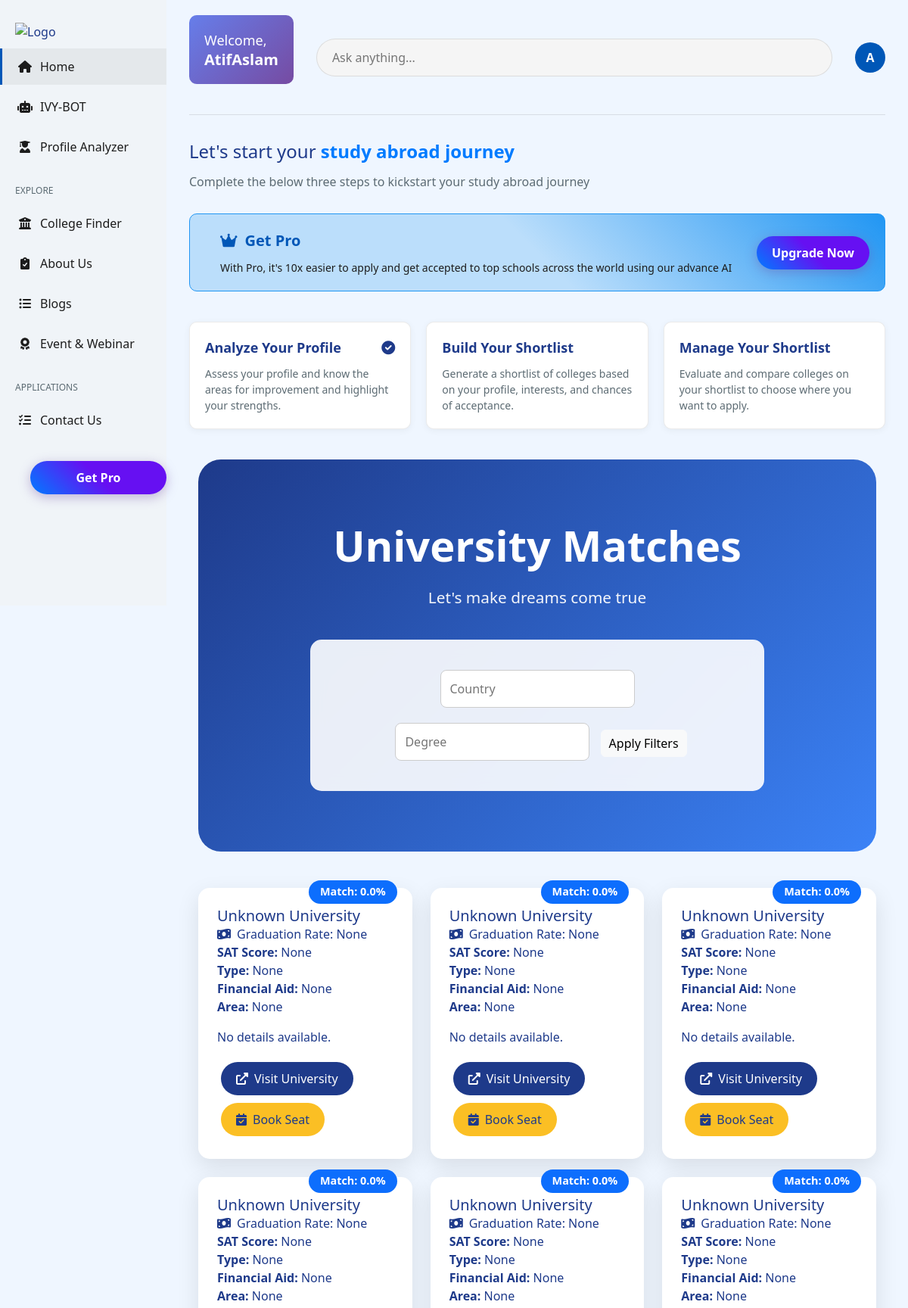
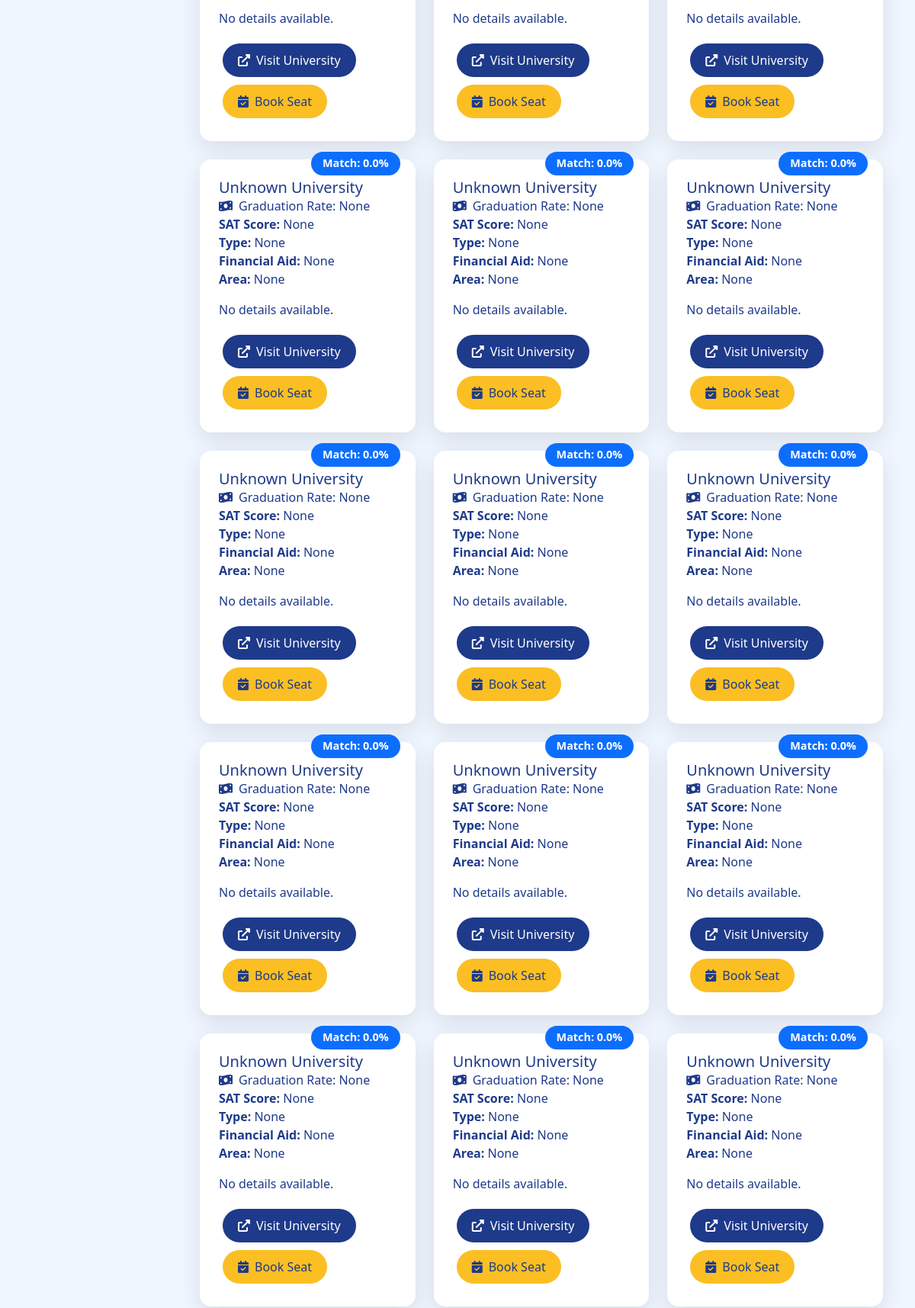
The page /university/ (signed in, upper part) on the database its author committed (2 pictures, top to bottom).
### myapp/models.py (models this page shows, shortened)
class User(AbstractUser):
    phone_number = models.CharField(max_length=15, blank=True, null=True)
    groups = models.ManyToManyField(
        'auth.Group',
        related_name='custom_user_set',
        blank=True,
        help_text='The groups this user belongs to.',
        verbose_name='groups',
    )
    user_permissions = models.ManyToManyField(
        'auth.Permission',
        related_name='custom_user_set',
        blank=True,
        help_text='Specific permissions for this user.',
        verbose_name='user permissions',
    )

class UserUniversityMatch(models.Model):
    user = models.ForeignKey(User, on_delete=models.CASCADE)
    university_name = models.CharField(max_length=255)  # ✅ Ensure this exists
    university_url = models.URLField(blank=True, null=True)
    match_score = models.FloatField(default=0)
    tuition_fee = models.CharField(max_length=255, blank=True, null=True)
    description = models.TextField(blank=True, null=True)
    address = models.CharField(max_length=255, blank=True, null=True)  # ✅ Added address
    area = models.CharField(max_length=100, blank=True, null=True)  # ✅ Added area
    financial_aid = models.CharField(max_length=100, blank=True, null=True)  # ✅ Added financial aid
    graduation_rate = models.CharField(max_length=100, blank=True, null=True)  # ✅ Added graduation rate
    organization_type = models.CharField(max_length=100, blank=True, null=True)  # ✅ Added organization type
    sat_score = models.CharField(max_length=100, blank=True, null=True)  # ✅ Added SAT score
    year = models.CharField(max_length=50, blank=True, null=True)  # ✅ Added year field

### myapp/views.py (the view)
# urls.py: path('university/', views.university_recommendations, name='university_recommendations'),
@login_required
def university_recommendations(request):
    if not request.user.is_authenticated:
        return redirect('login')
    profile = request.user.profile
    profile_complete = all([
        profile.degree,
        profile.interests,
        profile.study_country,
        profile.exam_type
    ])
    matches = []
    if profile_complete:
        matches = UserUniversityMatch.objects.filter(user=request.user)
    context = {
        'matches': matches,
        'profile_complete': profile_complete,
        'user': request.user
    }
    return render(request, 'university.html', context)

### myapp/templates/university.html (shortened to what this page needs)
<!DOCTYPE html>
<html lang="en">
<head>
    <link rel="stylesheet" href="https://cdn.jsdelivr.net/npm/bootstrap@5.3.0/dist/css/bootstrap.min.css">
    <link rel="stylesheet" href="https://cdnjs.cloudflare.com/ajax/libs/font-awesome/6.0.0-beta3/css/all.min.css">
</head>
<body>
    <div class="sidebar">
                <img src="https://letsunbound.com/wp-content/uploads/2024/08/Logo-001-01-e1724852823632.png" class="logo" alt="Logo" onclick="window.location.href='https://letscrackwithunbound.pythonanywhere.com/'">
        <ul class="sidebar-menu">
            <li><a href="https://letscrackwithunbound.pythonanywhere.com/" class="active"><i class="fas fa-home"></i>Home</a></li>
            <li><a href="/dorai/"><i class="fas fa-robot"></i> IVY-BOT</a></li>
            <li><a href="/analysis/"><i class="fas fa-user-graduate"></i> Profile Analyzer</a></li>
        </ul>
        <div class="sidebar-section">Explore</div>
        <ul class="sidebar-menu">
            <li><a href="/colleges/"><i class="fas fa-university"></i> College Finder</a></li>
            <li><a href="https://letsunbound.com/about-us/"><i class="fas fa-clipboard-check"></i>About Us</a></li>
            <li><a href="https://letsunbound.com/blog/"><i class="fas fa-list-ul"></i> Blogs</a></li>
            <li><a href="https://letsunbound.com/eventswebinar/"><i class="fas fa-award"></i>Event & Webinar</a></li>
        </ul>
        <div class="sidebar-section">Applications</div>
        <ul class="sidebar-menu">
            <li><a href="https://letsunbound.com/contact-page/"><i class="fas fa-tasks"></i> Contact Us</a></li>
        </ul>
        <div style="padding: 0 20px; margin-top: 30px;">
            <button class="btn btn-pro w-100">Get Pro</button>
        </div>
    </div>
    {% load static %}
    <div class="main-content">
        <div class="header">
            <div class="welcome">
                Welcome,
<h5 class="profile-name">{{ user.get_full_name }}</h5>            </div>
            <div class="search-container">
                <input type="text" class="search-box" placeholder="Ask anything...">
            </div>
            <div class="user-profile">
<div class="user-avatar">{{ user.get_full_name|slice:":1"|join:""|capfirst }}</div>
            </div>
        </div>
        <div class="journey-title">Let's start your <strong style="color:#007bff">study abroad journey</strong></div>
        <div class="journey-subtitle">Complete the below three steps to kickstart your study abroad journey</div>
<div class="pro-banner">
            <div class="pro-content">
                <div class="pro-title">
                    <i class="fas fa-crown"></i> Get Pro
                </div>
                <div class="pro-description">
                    With Pro, it's 10x easier to apply and get accepted to top schools across the world using our advance AI
                </div>
            </div>
            <button class="btn-pro">Upgrade Now</button>
        </div>
        <div class="step-cards">
            <div class="step-card">
                <div class="step-card-title">
                    Analyze Your Profile
                    <span class="completed"><i class="fas fa-check-circle"></i></span>
                </div>
                <div class="step-card-content">
                    Assess your profile and know the areas for improvement and highlight your strengths.
                </div>
            </div>
            <div class="step-card">
                <div class="step-card-title">
                    Build Your Shortlist
                </div>
                <div class="step-card-content">
                    Generate a shortlist of colleges based on your profile, interests, and chances of acceptance.
                </div>
            </div>
            <div class="step-card">
                <div class="step-card-title">
                    Manage Your Shortlist
                </div>
                <div class="step-card-content">
                    Evaluate and compare colleges on your shortlist to choose where you want to apply.
                </div>
            </div>
        </div>
             <div class="container" style="height:600px;">
        <div class="hero-section">
            <h1 class="hero-title animate__animated animate__fadeIn">University Matches</h1>
            <p class="hero-subtitle animate__animated animate__fadeIn animate__delay-1s">Let's make dreams come true</p>
            {% if not profile_complete %}
            <div class="profile-completion-card animate__animated animate__fadeIn animate__delay-2s">
                <h3><i class="fas fa-lock me-3"></i>Complete Your Profile</h3>
                <p>To unlock personalized university matches, please complete your profile with additional details.</p>
                <button class="btn btn-complete-profile" data-bs-toggle="modal" data-bs-target="#profileModal">
                    <i class="fas fa-user-edit me-2"></i>Complete Profile
                </button>
            </div>
            {% else %}
            <div class="filter-section">
                <form id="filterForm">
                    <input type="text" id="countryFilter" placeholder="Country">
                    <input type="text" id="degreeFilter" placeholder="Degree">
                    <button type="button" class="btn btn-light" onclick="applyFilters()">Apply Filters</button>
                </form>
            </div>
            {% endif %}
        </div>
        <div class="row mt-5 {% if not profile_complete %}university-matches-blur{% endif %}">
            {% if matches %}
                {% for match in matches %}
                <div class="col-md-6 col-lg-4 mb-4 fade-in {% if forloop.counter == 1 %}delay-1{% elif forloop.counter == 2 %}delay-2{% elif forloop.counter == 3 %}delay-3{% elif forloop.counter == 4 %}delay-4{% elif forloop.counter == 5 %}delay-5{% elif forloop.counter == 6 %}delay-6{% elif forloop.counter == 7 %}delay-7{% elif forloop.counter == 8 %}delay-8{% else %}delay-9{% endif %}">
                    <div class="university-card">
                        <span class="badge bg-primary match-score">Match: {{ match.match_score }}%</span>
                        <h5 class="card-title">{{ match.university_name }}</h5>
                        <p class="tuition-fee">
                            <i class="fas fa-money-bill-wave me-2"></i>Graduation Rate: {{ match.graduation_rate }}<br>
                            <strong>SAT Score:</strong> {{ match.sat_score }} <br>
                            <strong>Type:</strong> {{ match.organization_type }} <br>
                            <strong>Financial Aid:</strong> {{ match.financial_aid }} <br>
                            <strong>Area:</strong> {{ match.area }} <br>
                        </p>
                        <p class="university-description">{{ match.description|truncatewords:20 }}</p>
                        <a href="{{ match.university_url }}" class="btn btn-visit" target="_blank">
                            <i class="fas fa-external-link-alt me-2"></i>Visit University
                        </a>
                        <button class="btn btn-book-seat" onclick="bookSeat('{{ match.university_name }}', '{{ match.area }}', '{{ match.graduation_rate }}', '{{ match.organization_type }}', '{{ match.financial_aid }}')">
                            <i class="fas fa-calendar-check me-2"></i>Book Seat
                        </button>
                    </div>
                </div>
                {% endfor %}
            {% endif %}
        </div>
</div>
    </div>
</body>
</html>

### rows shown on the page
User: get_full_name "AtifAslam", get_full_name "A"
UserUniversityMatch: match_score "0.0", university_name "Unknown University", graduation_rate "None", sat_score "None", organization_type "None", financial_aid "None", area "None", description "No details available."
UserUniversityMatch: match_score "0.0", university_name "Unknown University", graduation_rate "None", sat_score "None", organization_type "None", financial_aid "None", area "None", description "No details available."
UserUniversityMatch: match_score "0.0", university_name "Unknown University", graduation_rate "None", sat_score "None", organization_type "None", financial_aid "None", area "None", description "No details available."
UserUniversityMatch: match_score "0.0", university_name "Unknown University", graduation_rate "None", sat_score "None", organization_type "None", financial_aid "None", area "None", description "No details available."
UserUniversityMatch: match_score "0.0", university_name "Unknown University", graduation_rate "None", sat_score "None", organization_type "None", financial_aid "None", area "None", description "No details available."
UserUniversityMatch: match_score "0.0", university_name "Unknown University", graduation_rate "None", sat_score "None", organization_type "None", financial_aid "None", area "None", description "No details available."
UserUniversityMatch: match_score "0.0", university_name "Unknown University", graduation_rate "None", sat_score "None", organization_type "None", financial_aid "None", area "None", description "No details available."
UserUniversityMatch: match_score "0.0", university_name "Unknown University", graduation_rate "None", sat_score "None", organization_type "None", financial_aid "None", area "None", description "No details available."
UserUniversityMatch: match_score "0.0", university_name "Unknown University", graduation_rate "None", sat_score "None", organization_type "None", financial_aid "None", area "None", description "No details available."
UserUniversityMatch: match_score "0.0", university_name "Unknown University", graduation_rate "None", sat_score "None", organization_type "None", financial_aid "None", area "None", description "No details available."
UserUniversityMatch: match_score "0.0", university_name "Unknown University", graduation_rate "None", sat_score "None", organization_type "None", financial_aid "None", area "None", description "No details available."
UserUniversityMatch: match_score "0.0", university_name "Unknown University", graduation_rate "None", sat_score "None", organization_type "None", financial_aid "None", area "None", description "No details available."
UserUniversityMatch: match_score "0.0", university_name "Unknown University", graduation_rate "None", sat_score "None", organization_type "None", financial_aid "None", area "None", description "No details available."
UserUniversityMatch: match_score "0.0", university_name "Unknown University", graduation_rate "None", sat_score "None", organization_type "None", financial_aid "None", area "None", description "No details available."
UserUniversityMatch: match_score "0.0", university_name "Unknown University", graduation_rate "None", sat_score "None", organization_type "None", financial_aid "None", area "None", description "No details available."
UserUniversityMatch: match_score "0.0", university_name "Unknown University", graduation_rate "None", sat_score "None", organization_type "None", financial_aid "None", area "None", description "No details available."
UserUniversityMatch: match_score "0.0", university_name "Unknown University", graduation_rate "None", sat_score "None", organization_type "None", financial_aid "None", area "None", description "No details available."
UserUniversityMatch: match_score "0.0", university_name "Unknown University", graduation_rate "None", sat_score "None", organization_type "None", financial_aid "None", area "None", description "No details available."
